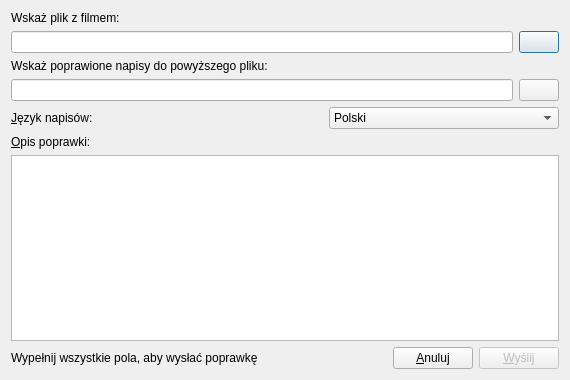
<ui version="4.0" >
 <class>frmCorrect</class>
 <widget class="QDialog" name="frmCorrect" >
  <property name="geometry" >
   <rect>
    <x>0</x>
    <y>0</y>
    <width>570</width>
    <height>380</height>
   </rect>
  </property>
  <property name="minimumSize" >
   <size>
    <width>460</width>
    <height>270</height>
   </size>
  </property>
  <property name="windowTitle" >
   <string>Wyślij poprawione napisy</string>
  </property>
  <property name="windowIcon" >
   <iconset resource="../res/resources.qrc" >
    <normaloff>:/icon/qnapi.png</normaloff>:/icon/qnapi.png</iconset>
  </property>
  <layout class="QVBoxLayout" >
   <item>
    <widget class="QLabel" name="lbMovieSelect" >
     <property name="text" >
      <string>Wskaż plik z filmem:</string>
     </property>
    </widget>
   </item>
   <item>
    <layout class="QHBoxLayout" >
     <item>
      <widget class="QLineEdit" name="leMovieSelect" />
     </item>
     <item>
      <widget class="QPushButton" name="pbMovieSelect" >
       <property name="text" >
        <string/>
       </property>
       <property name="icon" >
        <iconset resource="../res/resources.qrc" >
         <normaloff>:/ui/folder.png</normaloff>:/ui/folder.png</iconset>
       </property>
      </widget>
     </item>
    </layout>
   </item>
   <item>
    <widget class="QLabel" name="lbSubtitlesSelect" >
     <property name="text" >
      <string>Wskaż poprawione napisy do powyższego pliku:</string>
     </property>
    </widget>
   </item>
   <item>
    <layout class="QHBoxLayout" >
     <item>
      <widget class="QLineEdit" name="leSubtitlesSelect" />
     </item>
     <item>
      <widget class="QPushButton" name="pbSubtitlesSelect" >
       <property name="text" >
        <string/>
       </property>
       <property name="icon" >
        <iconset resource="../res/resources.qrc" >
         <normaloff>:/ui/folder.png</normaloff>:/ui/folder.png</iconset>
       </property>
      </widget>
     </item>
    </layout>
   </item>
   <item>
    <layout class="QHBoxLayout" >
     <item>
      <widget class="QLabel" name="lbLanguage" >
       <property name="text" >
        <string>&amp;Język napisów:</string>
       </property>
       <property name="buddy" >
        <cstring>cbLanguage</cstring>
       </property>
      </widget>
     </item>
     <item>
      <spacer>
       <property name="orientation" >
        <enum>Qt::Horizontal</enum>
       </property>
       <property name="sizeHint" stdset="0" >
        <size>
         <width>31</width>
         <height>20</height>
        </size>
       </property>
      </spacer>
     </item>
     <item>
      <widget class="QComboBox" name="cbLanguage" >
       <property name="sizePolicy" >
        <sizepolicy vsizetype="Fixed" hsizetype="Expanding" >
         <horstretch>0</horstretch>
         <verstretch>0</verstretch>
        </sizepolicy>
       </property>
       <item>
        <property name="text" >
         <string>Polski</string>
        </property>
        <property name="icon" >
         <iconset resource="../res/resources.qrc" >
          <normaloff>:/languages/pl.gif</normaloff>:/languages/pl.gif</iconset>
        </property>
       </item>
       <item>
        <property name="text" >
         <string>Angielski</string>
        </property>
        <property name="icon" >
         <iconset resource="../res/resources.qrc" >
          <normaloff>:/languages/en.gif</normaloff>:/languages/en.gif</iconset>
        </property>
       </item>
      </widget>
     </item>
    </layout>
   </item>
   <item>
    <widget class="QLabel" name="lbComment" >
     <property name="text" >
      <string>&amp;Opis poprawki:</string>
     </property>
     <property name="buddy" >
      <cstring>teComment</cstring>
     </property>
    </widget>
   </item>
   <item>
    <widget class="QTextEdit" name="teComment" />
   </item>
   <item>
    <layout class="QHBoxLayout" >
     <item>
      <widget class="QLabel" name="lbAction" >
       <property name="sizePolicy" >
        <sizepolicy vsizetype="Preferred" hsizetype="Expanding" >
         <horstretch>0</horstretch>
         <verstretch>0</verstretch>
        </sizepolicy>
       </property>
       <property name="text" >
        <string>Wypełnij wszystkie pola, aby wysłać poprawkę</string>
       </property>
      </widget>
     </item>
     <item>
      <widget class="QPushButton" name="pushButton" >
       <property name="text" >
        <string>&amp;Anuluj</string>
       </property>
      </widget>
     </item>
     <item>
      <widget class="QPushButton" name="pbPost" >
       <property name="enabled" >
        <bool>false</bool>
       </property>
       <property name="text" >
        <string>&amp;Wyślij</string>
       </property>
      </widget>
     </item>
    </layout>
   </item>
  </layout>
 </widget>
 <resources>
  <include location="../res/resources.qrc" />
 </resources>
 <connections>
  <connection>
   <sender>pushButton</sender>
   <signal>clicked()</signal>
   <receiver>frmCorrect</receiver>
   <slot>close()</slot>
   <hints>
    <hint type="sourcelabel" >
     <x>378</x>
     <y>299</y>
    </hint>
    <hint type="destinationlabel" >
     <x>477</x>
     <y>247</y>
    </hint>
   </hints>
  </connection>
 </connections>
</ui>
